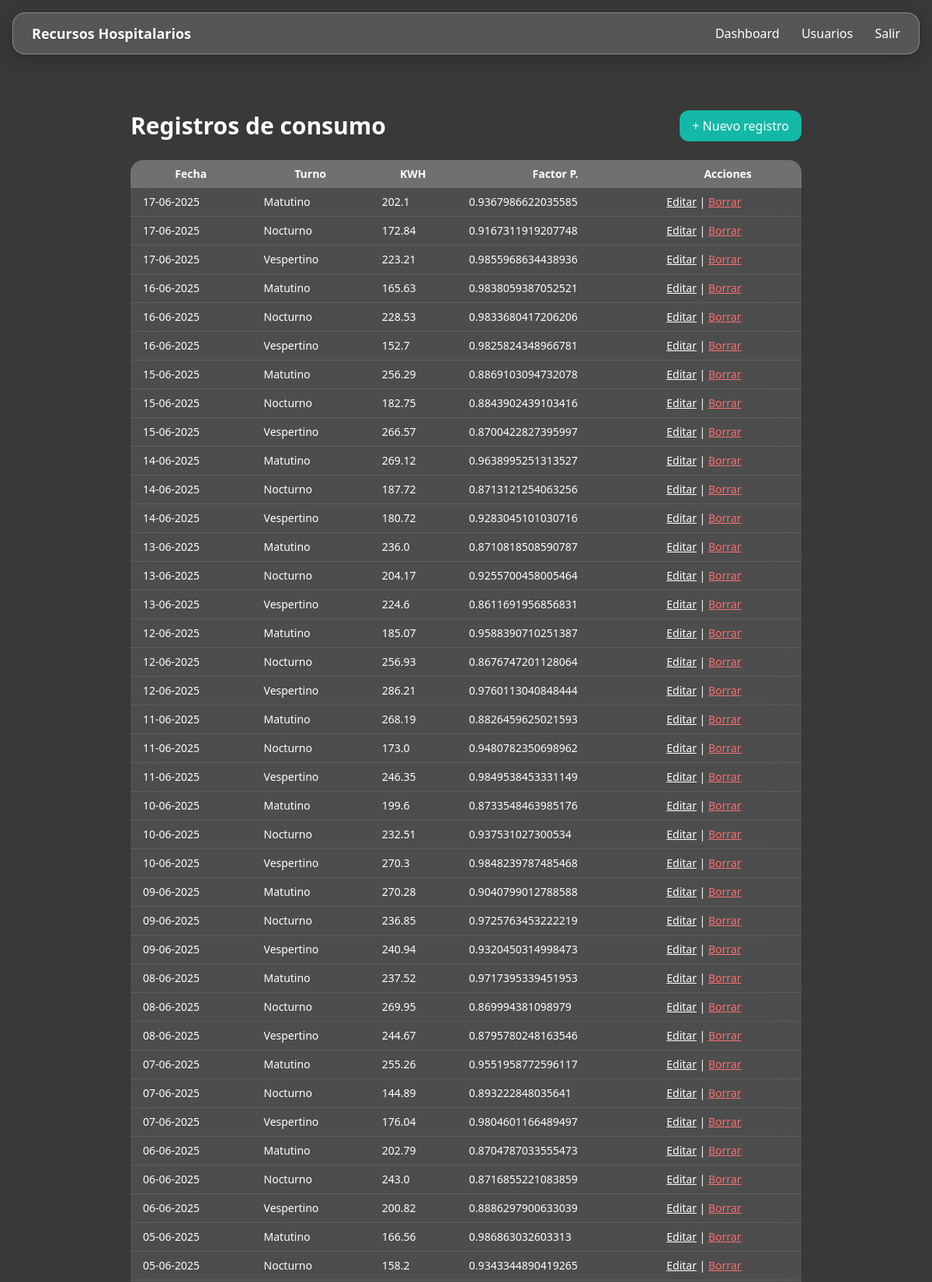
/registros/ (signed in, upper part), run on the app's committed database.
### models.py (models this page shows)
class RegistroConsumo(db.Model):
    __tablename__ = "registros_consumo"
    id              = db.Column(db.Integer, primary_key=True)
    fecha           = db.Column(db.Date,  default=date.today, nullable=False)
    turno           = db.Column(db.String(12), nullable=False)   # Matutino / Vespertino / Nocturno
    numero_medidor  = db.Column(db.String(20))
    multiplicador   = db.Column(db.Integer)
    hora_captura    = db.Column(db.Time)
    rt              = db.Column(db.Float)
    a_kwh_d         = db.Column(db.Float)
    a_max_kw_d      = db.Column(db.Float)
    time_a          = db.Column(db.Float)
    b_kwh_d         = db.Column(db.Float)
    b_max_kw_d      = db.Column(db.Float)
    time_b          = db.Column(db.Float)
    c_kwh_d         = db.Column(db.Float)
    c_max_kw_d      = db.Column(db.Float)
    time_c          = db.Column(db.Float)
    kwh_total       = db.Column(db.Float)     # código 1
    kvarh_d         = db.Column(db.Float)     # código 2
    factor_potencia = db.Column(db.Float)
    user_id         = db.Column(db.Integer, db.ForeignKey("user.id"))

### routes_registros.py (the view)
@bp_registros.route("/")
@login_required
def index():
    registros = RegistroConsumo.query.order_by(
        RegistroConsumo.fecha.desc(), RegistroConsumo.turno).all()
    return render_template("registros/list.html", registros=registros)

### models.py (called while the page is built)
    @property
    def is_authenticated(self):
        return True

### routes.py (called while the page is built)
@login_manager.user_loader
def load_user(user_id):
    return db.session.get(User, int(user_id))

### templates/registros/list.html (shortened to what this page needs)
{% extends "base.html" %}
{% block body_class %}
  bg-[url('/static/img/fondo-form.jpg')] bg-cover bg-center
{% endblock %}
{% block body_overlay %}
  <div class="absolute inset-0 bg-black/50 -z-10 pointer-events-none"></div>
{% endblock %}
{% block content %}
<div class="container mx-auto px-4 py-8">
  <div class="flex justify-between items-center mb-6">
    <h1 class="text-3xl font-bold text-white">Registros de consumo</h1>
    <a href="{{ url_for('registros.nuevo') }}"
       class="bg-teal-500 hover:bg-teal-600 text-white
              px-4 py-2 rounded-xl shadow">
       + Nuevo registro
    </a>
  </div>
  <div class="overflow-x-auto bg-white/10 backdrop-blur-lg rounded-2xl shadow">
    <table class="min-w-full text-sm text-white">
      <thead>
        <tr class="bg-white/20">
          <th class="px-4 py-2">Fecha</th>
          <th class="px-4 py-2">Turno</th>
          <th class="px-4 py-2">KWH</th>
          <th class="px-4 py-2">Factor&nbsp;P.</th>
          <th class="px-4 py-2">Acciones</th>
        </tr>
      </thead>
      <tbody>
        {% for r in registros %}
        <tr class="border-b border-white/10">
          <td class="px-4 py-2">{{ r.fecha.strftime('%d-%m-%Y') }}</td>
          <td class="px-4 py-2">{{ r.turno }}</td>
          <td class="px-4 py-2">{{ r.kwh_total or '-' }}</td>
          <td class="px-4 py-2">{{ r.factor_potencia or '-' }}</td>
          <td class="px-4 py-2">
            <a class="underline hover:text-teal-300"
               href="{{ url_for('registros.editar', id=r.id) }}">Editar</a>
            |
            <form class="inline" method="post"
                  action="{{ url_for('registros.eliminar', id=r.id) }}"
                  onsubmit="return confirm('¿Eliminar registro?')">
              <button class="underline text-red-400
                             hover:text-red-600" type="submit">Borrar</button>
            </form>
          </td>
        </tr>
        {% endfor %}
      </tbody>
    </table>
  </div>
</div>
{% endblock %}

### templates/base.html (shortened to what this page needs)
<!doctype html>
<html lang="es">
<head>
  <script src="https://cdn.tailwindcss.com"></script>
  <link rel="stylesheet" href="{{ url_for('static', filename='css/style.css') }}">
</head>
<body class="min-h-screen flex flex-col text-white
             {% block body_class %}{% endblock %}">
             {% block body_overlay %}{% endblock %}
  <nav class="glass backdrop-blur-lg px-6 py-3 mx-4 mt-4 flex justify-between items-center">
      <span class="font-semibold text-lg drop-shadow">Recursos Hospitalarios</span>
      {% if current_user.is_authenticated %}
        <div class="space-x-6 font-medium">
          <a href="{{ url_for('dashboard') }}" class="hover:underline">Dashboard</a>
          {% if current_user.role == 'admin' %}
            <a href="{{ url_for('users') }}" class="hover:underline">Usuarios</a>
          {% endif %}
          <a href="{{ url_for('logout') }}" class="hover:underline">Salir</a>
        </div>
      {% endif %}
  </nav>
  <main class="flex-grow flex items-center justify-center px-4 py-10">
    <div class="w-full max-w-4xl">
      {% block content %}{% endblock %}
    </div>
  </main>
</body>
</html>

### static/css/style.css (style rules this page uses)
body { margin: 0; font-family: 'Segoe UI', sans-serif; background-image: url("/static/img/fondo-hospital.png"); background-size: cover; background-position: center; background-attachment: fixed; }
body::before { content: ""; position: fixed; inset: 0; background: rgba(0, 0, 0, 0.55); z-index: -1; }
.glass { background: rgba(255, 255, 255, 0.15); border: 1px solid rgba(255, 255, 255, 0.3); border-radius: 1rem; backdrop-filter: blur(12px); -webkit-backdrop-filter: blur(12px); box-shadow: 0 6px 25px rgba(0, 0, 0, 0.25); }

### data on the page
RegistroConsumo: fecha "17-06-2025", turno "Matutino", kwh_total "202.1", factor_potencia "0.9367986622035585"
RegistroConsumo: fecha "17-06-2025", turno "Nocturno", kwh_total "172.84", factor_potencia "0.9167311919207748"
RegistroConsumo: fecha "17-06-2025", turno "Vespertino", kwh_total "223.21", factor_potencia "0.9855968634438936"
RegistroConsumo: fecha "16-06-2025", turno "Matutino", kwh_total "165.63", factor_potencia "0.9838059387052521"
RegistroConsumo: fecha "16-06-2025", turno "Nocturno", kwh_total "228.53", factor_potencia "0.9833680417206206"
RegistroConsumo: fecha "16-06-2025", turno "Vespertino", kwh_total "152.7", factor_potencia "0.9825824348966781"
RegistroConsumo: fecha "15-06-2025", turno "Matutino", kwh_total "256.29", factor_potencia "0.8869103094732078"
RegistroConsumo: fecha "15-06-2025", turno "Nocturno", kwh_total "182.75", factor_potencia "0.8843902439103416"
RegistroConsumo: fecha "15-06-2025", turno "Vespertino", kwh_total "266.57", factor_potencia "0.8700422827395997"
RegistroConsumo: fecha "14-06-2025", turno "Matutino", kwh_total "269.12", factor_potencia "0.9638995251313527"
RegistroConsumo: fecha "14-06-2025", turno "Nocturno", kwh_total "187.72", factor_potencia "0.8713121254063256"
RegistroConsumo: fecha "14-06-2025", turno "Vespertino", kwh_total "180.72", factor_potencia "0.9283045101030716"
RegistroConsumo: fecha "13-06-2025", turno "Matutino", kwh_total "236.0", factor_potencia "0.8710818508590787"
RegistroConsumo: fecha "13-06-2025", turno "Nocturno", kwh_total "204.17", factor_potencia "0.9255700458005464"
RegistroConsumo: fecha "13-06-2025", turno "Vespertino", kwh_total "224.6", factor_potencia "0.8611691956856831"
RegistroConsumo: fecha "12-06-2025", turno "Matutino", kwh_total "185.07", factor_potencia "0.9588390710251387"
RegistroConsumo: fecha "12-06-2025", turno "Nocturno", kwh_total "256.93", factor_potencia "0.8676747201128064"
RegistroConsumo: fecha "12-06-2025", turno "Vespertino", kwh_total "286.21", factor_potencia "0.9760113040848444"
RegistroConsumo: fecha "11-06-2025", turno "Matutino", kwh_total "268.19", factor_potencia "0.8826459625021593"
RegistroConsumo: fecha "11-06-2025", turno "Nocturno", kwh_total "173.0", factor_potencia "0.9480782350698962"
RegistroConsumo: fecha "11-06-2025", turno "Vespertino", kwh_total "246.35", factor_potencia "0.9849538453331149"
RegistroConsumo: fecha "10-06-2025", turno "Matutino", kwh_total "199.6", factor_potencia "0.8733548463985176"
RegistroConsumo: fecha "10-06-2025", turno "Nocturno", kwh_total "232.51", factor_potencia "0.937531027300534"
RegistroConsumo: fecha "10-06-2025", turno "Vespertino", kwh_total "270.3", factor_potencia "0.9848239787485468"
RegistroConsumo: fecha "09-06-2025", turno "Matutino", kwh_total "270.28", factor_potencia "0.9040799012788588"
RegistroConsumo: fecha "09-06-2025", turno "Nocturno", kwh_total "236.85", factor_potencia "0.9725763453222219"
RegistroConsumo: fecha "09-06-2025", turno "Vespertino", kwh_total "240.94", factor_potencia "0.9320450314998473"
RegistroConsumo: fecha "08-06-2025", turno "Matutino", kwh_total "237.52", factor_potencia "0.9717395339451953"
RegistroConsumo: fecha "08-06-2025", turno "Nocturno", kwh_total "269.95", factor_potencia "0.869994381098979"
RegistroConsumo: fecha "08-06-2025", turno "Vespertino", kwh_total "244.67", factor_potencia "0.8795780248163546"
RegistroConsumo: fecha "07-06-2025", turno "Matutino", kwh_total "255.26", factor_potencia "0.9551958772596117"
RegistroConsumo: fecha "07-06-2025", turno "Nocturno", kwh_total "144.89", factor_potencia "0.893222848035641"
RegistroConsumo: fecha "07-06-2025", turno "Vespertino", kwh_total "176.04", factor_potencia "0.9804601166489497"
RegistroConsumo: fecha "06-06-2025", turno "Matutino", kwh_total "202.79", factor_potencia "0.8704787033555473"
RegistroConsumo: fecha "06-06-2025", turno "Nocturno", kwh_total "243.0", factor_potencia "0.8716855221083859"
RegistroConsumo: fecha "06-06-2025", turno "Vespertino", kwh_total "200.82", factor_potencia "0.8886297900633039"
RegistroConsumo: fecha "05-06-2025", turno "Matutino", kwh_total "166.56", factor_potencia "0.986863032603313"
RegistroConsumo: fecha "05-06-2025", turno "Nocturno", kwh_total "158.2", factor_potencia "0.9343344890419265"
